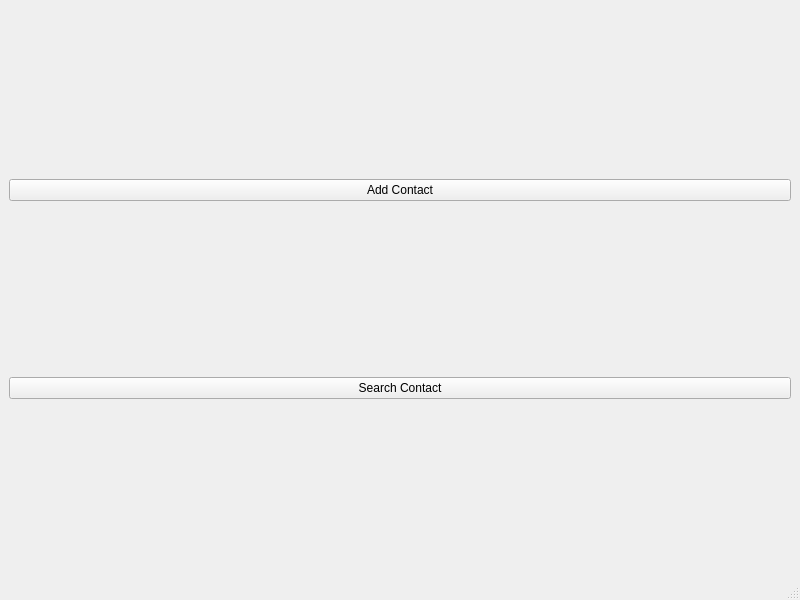
<?xml version="1.0" encoding="UTF-8"?>
<ui version="4.0">
 <class>MainWindow</class>
 <widget class="QMainWindow" name="MainWindow">
  <property name="geometry">
   <rect>
    <x>0</x>
    <y>0</y>
    <width>800</width>
    <height>600</height>
   </rect>
  </property>
  <property name="windowTitle">
   <string>Phonebook Application</string>
  </property>
  <widget class="QWidget" name="centralWidget">
   <layout class="QVBoxLayout" name="verticalLayout">
    <item>
     <widget class="QPushButton" name="addContactButton">
      <property name="text">
       <string>Add Contact</string>
      </property>
     </widget>
    </item>
    <item>
     <widget class="QPushButton" name="searchContactButton">
      <property name="text">
       <string>Search Contact</string>
      </property>
     </widget>
    </item>
   </layout>
  </widget>
  <widget class="QMenuBar" name="menuBar"/>
  <widget class="QStatusBar" name="statusBar"/>
 </widget>
 <resources/>
 <connections/>
</ui>
